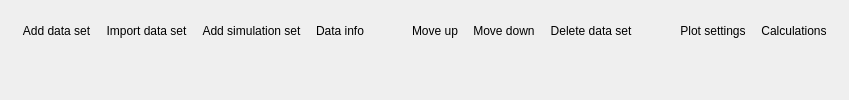
<?xml version="1.0" encoding="UTF-8"?>
<ui version="4.0">
  <class>DataListControl</class>
  <widget class="QWidget" name="DataListControl">
    <layout class="QVBoxLayout" name="verticalLayout">
      <item>
        <widget class="QToolBar" name="toolbar">
          <addaction name="actionAddData"/>
          <addaction name="actionImportData"/>
          <addaction name="actionAddSimulation"/>
          <addaction name="actionDataInfo"/>
          <addaction name="separator1"/>
          <addaction name="actionMoveUp"/>
          <addaction name="actionMoveDown"/>
          <addaction name="actionDelete"/>
          <addaction name="separator2"/>
          <addaction name="actionPlotting"/>
          <addaction name="actionCalc"/>
        </widget>
      </item>
      <item>
        <widget class="QWidget" name="listContainer">
          <layout class="QVBoxLayout" name="listLayout"/>
        </widget>
      </item>
    </layout>
    <action name="actionAddData">
      <property name="icon">
        <iconset>
          <normaloff>:/main_gui/add.svg</normaloff>
          <normalon>:/main_gui/add.svg</normalon>
        </iconset>
      </property>
      <property name="text">
        <string>Add data set</string>
      </property>
      <property name="toolTip">
        <string>Insert empty data set</string>
      </property>
    </action>
    <action name="actionImportData">
      <property name="icon">
        <iconset>
          <normaloff>:/main_gui/open.svg</normaloff>
          <normalon>:/main_gui/open.svg</normalon>
        </iconset>
      </property>
      <property name="text">
        <string>Import data set</string>
      </property>
      <property name="toolTip">
        <string>Import data into selected data set</string>
      </property>
    </action>
    <action name="actionAddSimulation">
      <property name="icon">
        <iconset>
          <normaloff>:/main_gui/add_simulation.svg</normaloff>
          <normalon>:/main_gui/add_simulation.svg</normalon>
        </iconset>
      </property>
      <property name="text">
        <string>Add simulation set</string>
      </property>
      <property name="toolTip">
        <string>Insert a data set for simulation</string>
      </property>
    </action>
    <action name="actionDataInfo">
      <property name="icon">
        <iconset>
          <normaloff>:/main_gui/info.png</normaloff>
          <normalon>:/main_gui/info.png</normalon>
        </iconset>
      </property>
      <property name="text">
        <string>Data info</string>
      </property>
      <property name="toolTip">
        <string>Show the meta data information for the selected dataset</string>
      </property>
    </action>
    <action name="separator1">
      <property name="separator">
        <bool>true</bool>
      </property>
    </action>
    <action name="actionMoveUp">
      <property name="icon">
        <iconset>
          <normaloff>:/main_gui/move_up.svg</normaloff>
          <normalon>:/main_gui/move_up.svg</normalon>
        </iconset>
      </property>
      <property name="text">
        <string>Move up</string>
      </property>
      <property name="toolTip">
        <string>Move selected data set(s) up</string>
      </property>
    </action>
    <action name="actionMoveDown">
      <property name="icon">
        <iconset>
          <normaloff>:/main_gui/move_down.svg</normaloff>
          <normalon>:/main_gui/move_down.svg</normalon>
        </iconset>
      </property>
      <property name="text">
        <string>Move down</string>
      </property>
      <property name="toolTip">
        <string>Move selected data set(s) down</string>
      </property>
    </action>
    <action name="actionDelete">
      <property name="icon">
        <iconset>
          <normaloff>:/main_gui/delete.svg</normaloff>
          <normalon>:/main_gui/delete.svg</normalon>
        </iconset>
      </property>
      <property name="text">
        <string>Delete data set</string>
      </property>
      <property name="toolTip">
        <string>Delete selected data set</string>
      </property>
    </action>
    <action name="separator2">
      <property name="separator">
        <bool>true</bool>
      </property>
    </action>
    <action name="actionPlotting">
      <property name="icon">
        <iconset>
          <normaloff>:/main_gui/plotting.svg</normaloff>
          <normalon>:/main_gui/plotting.svg</normalon>
        </iconset>
      </property>
      <property name="text">
        <string>Plot settings</string>
      </property>
      <property name="toolTip">
        <string>Plot settings</string>
      </property>
    </action>
    <action name="actionCalc">
      <property name="icon">
        <iconset>
          <normaloff>:/main_gui/calc.svg</normaloff>
          <normalon>:/main_gui/calc.svg</normalon>
        </iconset>
      </property>
      <property name="text">
        <string>Calculations</string>
      </property>
      <property name="toolTip">
        <string>Calculation on selected data set(s)</string>
      </property>
    </action>
  </widget>
  <resources/>
  <connections/>
</ui>
